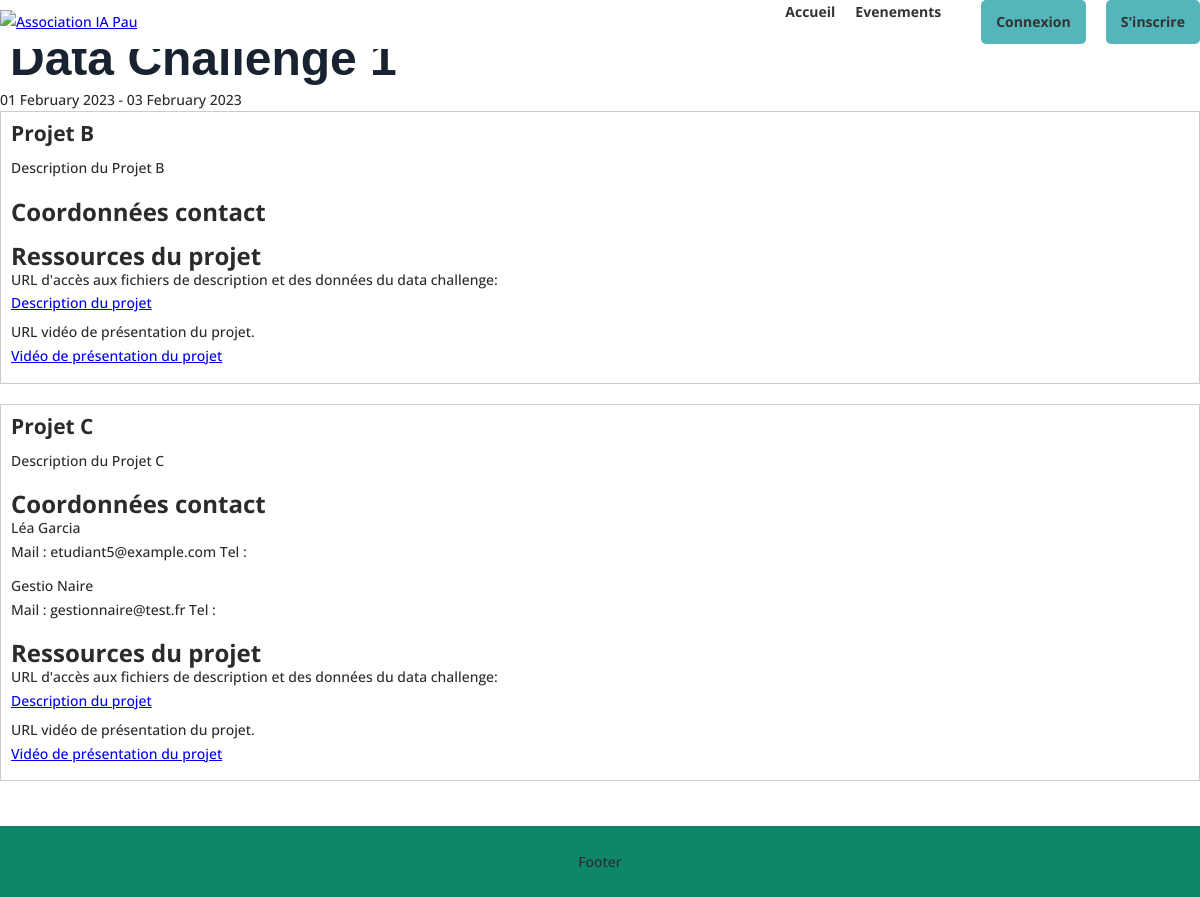
Screenshot of /?page=dataChallenge&challenge=3 with the database file from the repository.
### tables this page shows
CREATE TABLE Evenement(
    idEvenement int AUTO_INCREMENT,
    nomEvenement varchar(64) NOT NULL,
    dateDebut date,
    dateFin date,
    descriptionEvent varchar(264),
    imageEvent varchar(1024),
    typeEvenement varchar(30),
    PRIMARY KEY (idEvenement),
    CONSTRAINT check_typeEvenement CHECK (typeEvenement IN ('dataBattle', 'dataChallenge'))
);

CREATE TABLE ProjetData(
    idProjetData int NOT NULL AUTO_INCREMENT,
    idEvenement int NOT NULL,
  
    nomProjet varchar(512) NOT NULL,
    description varchar(1024),
    image varchar(1024),
    urlFichier varchar(1024),
    urlVideo varchar(1024),
    conseil varchar(1024),
    consigne varchar(1024),
    PRIMARY KEY (idProjetData),
    FOREIGN KEY (idEvenement) REFERENCES Evenement(idEvenement)
 
);

CREATE TABLE Utilisateur(
    idUtilisateur int NOT NULL AUTO_INCREMENT,
    email varchar(64) NOT NULL,
    motDePasse varchar(255) NOT NULL,
    type varchar(30) NOT NULL,
    nomUtilisateur varchar(30) NOT NULL,
    prenomUtilisateur varchar(30) NOT NULL,
    numeroTel char(10) NOT NULL,
    niveauEtude varchar(2),
    ecole varchar(30),
    ville varchar(30),
    nomEntreprise varchar(30),
    dateDebutUtilisateur date,
    dateFinUtilisateur date,
    PRIMARY KEY (idUtilisateur),
 
    UNIQUE (email),
    CONSTRAINT check_numerotel CHECK (numeroTel REGEXP '^[0-9]{10}$'),
    CONSTRAINT check_niveauEtude CHECK (niveauEtude IN ('','L1', 'L2', 'L3', 'M1', 'M2', 'D')),
    CONSTRAINT check_type CHECK (type IN ('Etudiant', 'Gestionnaire', 'Administrateur'))
);

### action/bdd.php (called while the page is built, shortened)
<?php
require_once('database_login.php');
function connect()
{
    $connexion = null;
    global $username;
    global $password;
    global $bddname;
    global $port;
    try {
        $connexion = new PDO(
            'mysql:host=localhost;dbname=' . $bddname . ';charset=utf8' . ';port=' . $port,
            $username,
            $password
        );
    } catch (Exception $e) {
        die('Erreur : ' . $e->getMessage());
    }
    return $connexion;
}
function getEvenementbyID($id)
{
    try {
        $conn = connect();
        $sqlQuery = "SELECT idEvenement, nomEvenement, DATE_FORMAT(dateDebut, '%d %M %Y') AS dateD, DATE_FORMAT(dateFin, '%d %M %Y') AS dateF, descriptionEvent, imageEvent FROM Evenement WHERE idEvenement = :id";
        $statement = $conn->prepare($sqlQuery);
        $statement->bindParam(':id', $id);
        $statement->execute();
        $result = $statement->fetch();
        return $result;
    } catch (Exception $e) {
        die('Erreur : ' . $e->getMessage());
    }
}
    function getProjetData($idEvenement){
        try{
            $conn = connect();
            $sqlQuery = "SELECT * FROM ProjetData
                        WHERE idEvenement LIKE :idEvenement";
            $statement = $conn->prepare($sqlQuery);
            $statement->bindParam(':idEvenement', $idEvenement);
            $statement->execute();
            $result = $statement->fetchAll();
            return $result;
        }
        catch(Exception $e){
            die('Erreur : '.$e->getMessage());
        }
    }
function getSuperviseur($equipe)
{
    try {
        $conn = connect();
        $sqlQuery = "SELECT Utilisateur.prenomUtilisateur, Utilisateur.nomUtilisateur, Utilisateur.email FROM Utilisateur
                        INNER JOIN Superviser ON Utilisateur.idUtilisateur = Superviser.idGestionnaire
                        INNER JOIN ProjetData ON Superviser.idProjetData = ProjetData.idProjetData
                        WHERE ProjetData.nomProjet = :equipe;";
        $statement = $conn->prepare($sqlQuery);
        $statement->bindParam(':equipe', $equipe);
        $statement->execute();
        $result = $statement->fetchAll();
        return $result;
    } catch (Exception $e) {
        die('Erreur : ' . $e->getMessage());
    }
}
?>

### pages/dataChallenge.php (the view, shortened to what this page needs)
<link rel="stylesheet" href="styles/component/evenements.css" />
<?php
    if(isset($_GET['challenge'])){
        $id = $_GET['challenge'];
    }
    else {
        echo "Bad request ";
        exit();
    }
    $challenge = getEvenementbyID($id);
    $projets = getProjetData($id);
    echo '<h1>'. $challenge['nomEvenement'] . '</h3>';
    echo '<p>'. $challenge['dateD'].' - '.$challenge['dateF'].'</p>';
    echo '<div class=liste-projet>';
    foreach ($projets as $projet){
        echo '  <div class=projet>';
        echo '      <div class = "en-tete">';
        echo '          <div class = "desc">';
        echo '              <div class = "title-projet">';
        echo '                  <h2>'. $projet['nomProjet'] . '</h2>';
        echo '              </div>';
        echo '              <div class = "description">';
        echo                    $projet['description'];
        echo '              </div>';
        echo '          </div>';
        echo '      </div>';
        $gestionnaires = getSuperviseur($projet['nomProjet']);
        echo '      <div class="contact-projet">';
        echo '          <h3> Coordonnées contact </h3>';
        foreach ($gestionnaires as $gestionnaire){
            echo '      <div class = "contact-gestionnaire">';
            echo '          <p>'.$gestionnaire['prenomUtilisateur'].' ' . $gestionnaire['nomUtilisateur'].'</p>';
            echo '          <p> Mail : ' .$gestionnaire['email'] .' Tel :'. $gestionnaire['numeroTel'] .'</p>';
            echo '      </div>';
        }
        echo '      </div>';
        echo '      <div class="ressources-projet">';
        echo '          <h3> Ressources du projet </h3>';
        echo '          <p>URL d\'accès aux fichiers de description et des données du data challenge: </p>';
        echo '          <a href ='.$projet['urlFichier'].'>Description du projet</a>';
        echo '          <p>URL vidéo de présentation du projet.</p>';
        echo '          <a href ='.$projet['urlVideo'].'>Vidéo de présentation du projet</a>';
        echo '      </div>';
        echo '  </div>';
    }
    echo '</div>';
?>

### index.php (shortened to what this page needs)
<?php
include "action/database_login.php";
include "action/bdd.php";
include "action/router.php";
?>
<!DOCTYPE html>
<html lang="fr">
    <head>
        <link rel="stylesheet" href="styles/global.css" />
        <link rel="stylesheet" href="styles/component/header.css" />
        <link rel="stylesheet" href="styles/component/footer.css" />
        <link rel="stylesheet" href="styles/component/accueil.css" />
        <link rel="stylesheet" href="styles/component/profil.css" />
        <link rel="stylesheet" href="styles/component/form.css" />
    </head>
    <body>
        <div id="app">
            <div id="header">
                <?php include "component/header.php"; ?>
            </div>
            <div id="middle">
                <div id="content">
                    <?php
                    router::set_page();
                    ?>
                </div>
            </div>
            <div id="footer">
                <?php include "component/footer.php"; ?>
            </div>
        </div>
    </body>
</html>

### component/header.php
<header>
    <a class="logo" href="https://iapau.org/">
        <img src="http://iapau.org/wp-content/uploads/2021/05/iapau_round.png" alt="Association IA Pau" id="logo">
    </a>
	<div id="nav">
        <ul>
            <li>
                <a href="/?page=accueil">Accueil</a>
            </li>
            <li>
                <a href="/?page=evenements">Evenements</a>
            </li>
            <li>
        <?php if (isset($_SESSION['email'])) {
            $infos = getUser($_SESSION['email']);
            if ($infos[0]['type'] == "Etudiant") {
            ?>
            <li class="buttonC"><a href="/?page=profilEtudiant">Mon Profil </a></li>
            <?php
            } else if ($infos[0]['type'] == "Gestionnaire") {
            ?>
            <li class="buttonC"><a href="/?page=profilGestionnaire">Mon Profil </a></li>
            <?php
            } else if ($infos[0]['type'] == "Administrateur") {
            ?>
            <li class="buttonC"><a href="/?page=profilAdmin">Mon Profil </a></li>
            <li class="buttonC"><a href="/?page=gererUtilisateur">Gérer Utilisateur </a></li>
            <?php } ?>
            <li class="buttonC"><a href="../action/logout.php">Déconnexion </a> </li>
        <?php } else { ?>
            <li class="buttonC" ><a href="/?page=connexion">Connexion</a></li>
            <li class="buttonC" ><a href="/?page=inscription">S'inscrire</a></li>
        <?php } ?>
            </li>
        </ul>
    </div>
</header>

### action/router.php (shortened to what this page needs)
<?php
class router
{
    public static function set_page(): bool
    {
        $pages = $_GET["page"];
        if (is_file("pages/".$pages.".php")){
            include "pages/".$pages.".php";
            return true;
        }
        else {
            include "pages/404.php";
            return false;
        }
    }
}

### component/footer.php
<footer>
    <p>Footer</p>
</footer>

### styles/global.css (style rules this page uses)
body { position: relative; margin: 0; padding-bottom: 6rem; min-height: 100%; font-family: Open Sans,Arial,sans-serif; font-size: 14px; color: #2b2b2b; line-height: 1.7em; font-weight: 500; background-color: rgb(255, 255, 255); }
html { height: 100%; box-sizing: border-box; }
*, *:before, *:after { box-sizing: inherit; }
#content { margin: 0 auto; width: 100%; }
#content h1 { margin-top: 30px; margin-left: 10px; font-family: 'Ubuntu',Helvetica,Arial,Lucida,sans-serif; font-weight: 700; font-size: 48px; color: #192231 !important; line-height: 1.2em; }
article, aside, footer, header, hgroup, nav, section { display: block; }

### styles/component/header.css (style rules this page uses)
* { margin: 0; padding: 0; box-sizing: border-box; }
#logo { transition: 0.8s; width: 50px; height: 50px; }
#header { box-shadow: none; overflow: hidden; background-color: #ffffff; position: fixed; top: 0; left: 0; width: 100%; transition: 0.4s; z-index: 20; }
header { display: flex; align-items: center; justify-content: space-between; }
.logo img { width: 80px; height: auto; }
#nav ul { list-style: none; display: flex; }
#nav ul li { margin-left: 20px; }
#nav ul li a { color: #333; text-decoration: none; font-weight: bold; transition: color 0.3s ease; }
.buttonC a { padding: 10px 15px; background-color: #54b6ba; color: #fff; text-decoration: none; border-radius: 5px; }

### styles/component/footer.css (style rules this page uses)
footer { background-color: #0e8769 !important; }
#footer { position: absolute; right: 0; bottom: 0; left: 0; padding: 1.5rem; background-color: #0e8769; text-align: center; }

### styles/component/evenements.css (style rules this page uses)
.liste-projet { display: flex; flex-direction: column; }
.projet { margin-bottom: 20px; border: 1px solid #ccc; padding: 10px; }
.en-tete { display: flex; align-items: flex-start; justify-content: flex-start; }
.title-projet { margin-bottom: 10px; }
.contact-projet { margin-top: 20px; }
.contact-gestionnaire { margin-bottom: 10px; }
.ressources-projet { margin-top: 20px; }
h2, h3 { margin: 0; }
a { display: block; margin-bottom: 5px; }
h3 { font-size: 24px; }

### rows the page displays
evenement: nomEvenement "Data Challenge 1"
projetdata: nomProjet "Projet B", description "Description du Projet B"
projetdata: nomProjet "Projet C", description "Description du Projet C"
utilisateur: prenomUtilisateur "Léa", nomUtilisateur "Garcia", email "etudiant5@example.com"
utilisateur: prenomUtilisateur "Gestio", nomUtilisateur "Naire", email "gestionnaire@test.fr"

### other values shown
$challenge['dateD'] "01 February 2023"
$challenge['dateF'] "03 February 2023"
